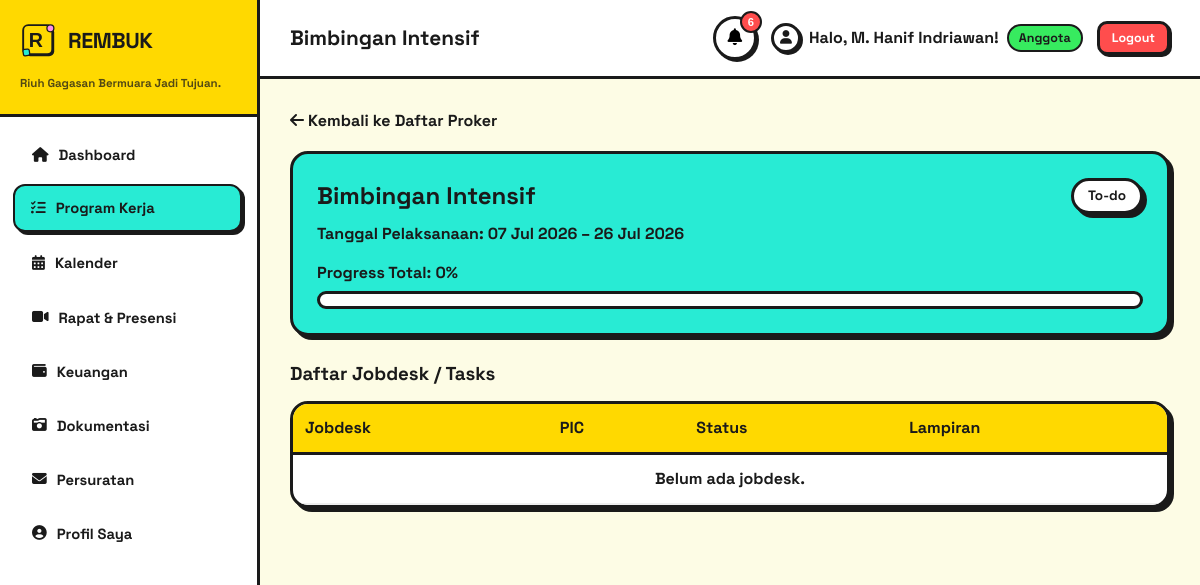
Page /proker/detail.php?id=4 (signed in) on the committed database.
### tables this page shows
CREATE TABLE `proker` (
  `id` int(11) NOT NULL,
  `nama_proker` varchar(200) NOT NULL,
  `divisi_id` int(11) NOT NULL,
  `deskripsi` text DEFAULT NULL,
  `tanggal_pelaksanaan` date NOT NULL,
  `tanggal_selesai` date DEFAULT NULL,
  `status` enum('To-do','In Progress','Done') DEFAULT 'To-do',
  `progress_persen` int(11) DEFAULT 0,
  `created_by` int(11) DEFAULT NULL,
  `created_at` timestamp NOT NULL DEFAULT current_timestamp()
);

### includes/notifications.php (called while the page is built, shortened)
<?php
function getNotifications(PDO $pdo): array {
    $items = [];
    $role = $_SESSION['role'] ?? 'Anggota';
    $userId = (int) ($_SESSION['user_id'] ?? 0);
    try {
        if ($userId) {
            $stmt = $pdo->prepare("SELECT COUNT(*) FROM surat WHERE user_id = ? AND status = 'Revisi'");
            $stmt->execute([$userId]);
            $nRevisi = (int) $stmt->fetchColumn();
        }
    } catch (Throwable $e) {  }
    try {
        $stmt = $pdo->query(
            "SELECT id, judul, tanggal, jam_mulai FROM rapat_pertemuan
             WHERE tanggal BETWEEN CURDATE() AND DATE_ADD(CURDATE(), INTERVAL 1 DAY)
             ORDER BY tanggal ASC, jam_mulai ASC LIMIT 5"
        );
        $rapat = $stmt ? $stmt->fetchAll() : [];
    } catch (Throwable $e) {  }
    try {
        $stmt = $pdo->query(
            "SELECT id, nama_proker, tanggal_pelaksanaan, tanggal_selesai,
                    LEAST(
                        DATEDIFF(COALESCE(tanggal_selesai, tanggal_pelaksanaan), CURDATE()),
                        DATEDIFF(tanggal_pelaksanaan, CURDATE())
                    ) AS sisa_hari
             FROM proker
             WHERE status != 'Done'
               AND (tanggal_pelaksanaan BETWEEN CURDATE() AND DATE_ADD(CURDATE(), INTERVAL 7 DAY)
                    OR tanggal_selesai BETWEEN CURDATE() AND DATE_ADD(CURDATE(), INTERVAL 7 DAY)
                    OR (COALESCE(tanggal_selesai, tanggal_pelaksanaan) < CURDATE()))
             ORDER BY (COALESCE(tanggal_selesai, tanggal_pelaksanaan) < CURDATE()) ASC,
                      ABS(DATEDIFF(COALESCE(tanggal_selesai, tanggal_pelaksanaan), CURDATE())) ASC
             LIMIT 5"
        );
        $deadlines = $stmt ? $stmt->fetchAll() : [];
        foreach ($deadlines as $d) {
            $tglAcuan = $d['tanggal_selesai'] ?? $d['tanggal_pelaksanaan'];
            $sisa = (int) round((strtotime($tglAcuan) - strtotime(date('Y-m-d'))) / 86400);
            $label = $sisa < 0 ? 'Terlewat ' . abs($sisa) . ' hari' : ($sisa === 0 ? 'Hari ini' : 'H-' . $sisa);
            $items[] = [
                'icon' => 'fa-flag-checkered',
                'title' => 'Deadline ' . $label . ': ' . $d['nama_proker'],
                'desc' => tanggalIndo($tglAcuan, true, true),
                'url' => BASE_URL . '/proker/detail.php?id=' . $d['id'],
                'tone' => $sisa < 0 ? 'red' : 'yellow',
            ];
        }
    } catch (Throwable $e) {  }
    try {
        $stmt = $pdo->query(
            "SELECT id, judul, tanggal FROM agenda
             WHERE kategori = 'deadline' AND tanggal BETWEEN CURDATE() AND DATE_ADD(CURDATE(), INTERVAL 7 DAY)
             ORDER BY tanggal ASC LIMIT 3"
        );
        $agendas = $stmt ? $stmt->fetchAll() : [];
        foreach ($agendas as $a) {
            $sisa = (int) round((strtotime($a['tanggal']) - strtotime(date('Y-m-d'))) / 86400);
            $items[] = [
                'icon' => 'fa-calendar-xmark',
                'title' => 'Agenda deadline H-' . $sisa . ': ' . $a['judul'],
                'desc' => tanggalIndo($a['tanggal'], true, true),
                'url' => BASE_URL . '/kalender/index.php?tanggal=' . $a['tanggal'],
                'tone' => 'cyan',
            ];
        }
    } catch (Throwable $e) {  }
    return ['total' => count($items), 'items' => $items];
}

### proker/detail.php (the view, shortened to what this page needs)
<?php
require_once '../includes/init.php';
$proker_id = $_GET['id'] ?? null;
$stmt = $pdo->prepare("SELECT * FROM proker WHERE id = ?");
$stmt->execute([$proker_id]);
$proker = $stmt->fetch();
$pageTitle = $proker['nama_proker'];
require_once '../includes/header.php';
$stmt_tasks = $pdo->prepare("SELECT t.*, u.nama_lengkap as pic_nama FROM tasks t LEFT JOIN users u ON t.pic_id = u.id WHERE t.proker_id = ?");
$stmt_tasks->execute([$proker_id]);
$tasks = $stmt_tasks->fetchAll();
?>
<div class="detail-back">
    <a href="index.php" class="back-link"><i class="fas fa-arrow-left"></i> Kembali ke Daftar Proker</a>
</div>
<div class="neo-card detail-summary">
    <div class="flex-between">
        <h2 class="page-title"><?= e($proker['nama_proker']) ?></h2>
        <div class="detail-actions">
            <span class="neo-btn neo-btn-outline neo-btn-static"><?= $proker['status'] ?></span>
        </div>
    </div>
    <p class="detail-date">Tanggal Pelaksanaan: <?= tanggalIndo($proker['tanggal_pelaksanaan']) ?><?= $proker['tanggal_selesai'] ? ' &ndash; ' . tanggalIndo($proker['tanggal_selesai']) : '' ?></p>
    <div class="detail-progress">
        <span class="text-bold">Progress Total: <?= $proker['progress_persen'] ?>%</span>
        <div class="progress-bar-bg progress-track-detail">
        </div>
    </div>
</div>
<div class="flex-between tasks-header">
    <h3 class="page-title">Daftar Jobdesk / Tasks</h3>
</div>
<div class="neo-card table-card">
    <table class="data-table">
        <thead>
            <tr>
                <th>Jobdesk</th>
                <th>PIC</th>
                <th>Status</th>
                <th>Lampiran</th>
            </tr>
        </thead>
        <tbody>
            <?php if (empty($tasks)): ?>
                <tr><td colspan="5" class="table-empty">Belum ada jobdesk.</td></tr>
            <?php endif; ?>
        </tbody>
    </table>
</div>
<?php require_once '../includes/footer.php'; ?>

### includes/header.php (shortened to what this page needs)
<?php
$user_nama = $_SESSION['nama_lengkap'] ?? 'Pengguna';
$user_role = $_SESSION['role'] ?? 'Anggota';
$current_page = basename($_SERVER['PHP_SELF']);
$current_dir = basename(dirname($_SERVER['PHP_SELF']));
?>
<!DOCTYPE html>
<html lang="id">
<head>
    <link rel="stylesheet" href="https://cdnjs.cloudflare.com/ajax/libs/font-awesome/6.4.0/css/all.min.css">
    <link rel="stylesheet" href="<?= BASE_URL ?>/assets/css/neobrutalism.css">
</head>
<body>
    <div class="layout-wrapper">
        <aside class="sidebar" id="sidebar">
            <div class="sidebar-header">
                <div class="logo-mark">
                    <img src="<?= BASE_URL ?>/assets/img/logo.svg" alt="Logo <?= e(APP_NAME) ?>">
                    <span class="logo-mark-text"><?= APP_NAME ?></span>
                </div>
                <div class="sidebar-tagline"><?= e(APP_TAGLINE) ?></div>
            </div>
            <ul class="nav-links">
                <li><a href="<?= BASE_URL ?>/dashboard.php" class="<?= $current_page === 'dashboard.php' ? 'active' : '' ?>"><i class="fas fa-house"></i> Dashboard</a></li>
                <li><a href="<?= BASE_URL ?>/proker/index.php" class="<?= $current_dir == 'proker' ? 'active' : '' ?>"><i class="fas fa-list-check"></i> Program Kerja</a></li>
                <li><a href="<?= BASE_URL ?>/kalender/index.php" class="<?= $current_dir == 'kalender' ? 'active' : '' ?>"><i class="fas fa-calendar-days"></i> Kalender</a></li>
                <li><a href="<?= BASE_URL ?>/rapat/index.php" class="<?= $current_dir == 'rapat' ? 'active' : '' ?>"><i class="fas fa-video"></i> Rapat &amp; Presensi</a></li>
                <li><a href="<?= BASE_URL ?>/keuangan/index.php" class="<?= $current_dir == 'keuangan' ? 'active' : '' ?>"><i class="fas fa-wallet"></i> Keuangan</a></li>
                <li><a href="<?= BASE_URL ?>/dokumentasi/index.php" class="<?= $current_dir == 'dokumentasi' ? 'active' : '' ?>"><i class="fas fa-camera-retro"></i> Dokumentasi</a></li>
                <li><a href="<?= BASE_URL ?>/surat/index.php" class="<?= $current_dir == 'surat' ? 'active' : '' ?>"><i class="fas fa-envelope"></i> Persuratan</a></li>
                <li><a href="<?= BASE_URL ?>/profil/index.php" class="<?= $current_dir == 'profil' ? 'active' : '' ?>"><i class="fas fa-user-circle"></i> Profil Saya</a></li>
            </ul>
        </aside>
        <main class="main-content">
            <header class="topbar">
                <div class="topbar-left">
                    <h1 class="topbar-title"><?= isset($pageTitle) ? e($pageTitle) : 'Dashboard' ?></h1>
                </div>
                <div class="user-info">
                    <?php
                    $notif_total = 0; $notif_items = [];
                    try { $notif = getNotifications($pdo); $notif_total = $notif['total']; $notif_items = $notif['items']; }
                    catch (Throwable $e) { $notif_total = 0; $notif_items = []; }
                    ?>
                    <div class="notif-wrap">
                        <button type="button" class="notif-bell" id="notifBell" aria-label="Notifikasi (<?= (int) $notif_total ?> perlu perhatian)" aria-haspopup="true" aria-expanded="false">
                            <i class="fas fa-bell"></i>
                            <?php if ($notif_total > 0): ?>
                                <span class="notif-badge"><?= $notif_total > 9 ? '9+' : (int) $notif_total ?></span>
                            <?php endif; ?>
                        </button>
                    </div>
                    <a href="<?= BASE_URL ?>/profil/index.php" class="user-greeting" style="text-decoration:none; color:inherit;">
                        <?= renderAvatar($_SESSION['avatar'] ?? null, 'sm') ?>
                        Halo, <?= e($user_nama) ?>! <span class="role-badge"><?= e($user_role) ?></span>
                    </a>
                    <a href="<?= BASE_URL ?>/auth/logout.php" class="neo-btn neo-btn-danger neo-btn-sm">Logout</a>
                </div>
            </header>
            <div class="content-area">

### rows in the picture
proker: nama_proker "Bimbingan Intensif", status "To-do", tanggal_pelaksanaan "07 Jul 2026", tanggal_selesai "26 Jul 2026", progress_persen "0"

### other values in the picture
APP_NAME "REMBUK"
APP_TAGLINE "Riuh Gagasan Bermuara Jadi Tujuan."
$notif_total "6"
$user_nama "M. Hanif Indriawan"
$user_role "Anggota"
